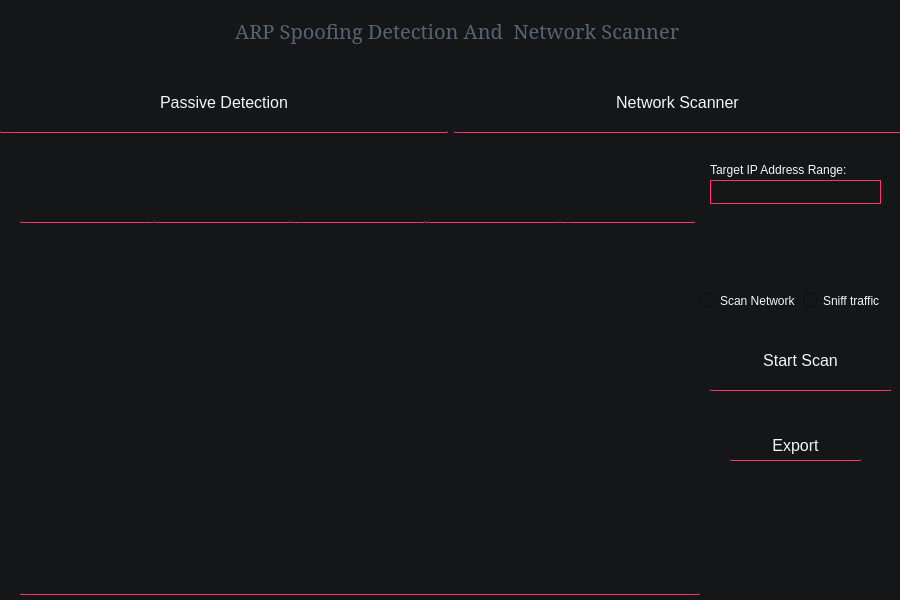
<?xml version="1.0" encoding="UTF-8"?>
<ui version="4.0">
 <class>MainWindow</class>
 <widget class="QMainWindow" name="MainWindow">
  <property name="windowModality">
   <enum>Qt::WindowModal</enum>
  </property>
  <property name="enabled">
   <bool>true</bool>
  </property>
  <property name="geometry">
   <rect>
    <x>0</x>
    <y>0</y>
    <width>900</width>
    <height>600</height>
   </rect>
  </property>
  <property name="sizePolicy">
   <sizepolicy hsizetype="Fixed" vsizetype="Fixed">
    <horstretch>0</horstretch>
    <verstretch>0</verstretch>
   </sizepolicy>
  </property>
  <property name="minimumSize">
   <size>
    <width>900</width>
    <height>600</height>
   </size>
  </property>
  <property name="maximumSize">
   <size>
    <width>900</width>
    <height>600</height>
   </size>
  </property>
  <property name="palette">
   <palette>
    <active>
     <colorrole role="Button">
      <brush brushstyle="SolidPattern">
       <color alpha="255">
        <red>20</red>
        <green>22</green>
        <blue>24</blue>
       </color>
      </brush>
     </colorrole>
     <colorrole role="Base">
      <brush brushstyle="SolidPattern">
       <color alpha="255">
        <red>20</red>
        <green>22</green>
        <blue>24</blue>
       </color>
      </brush>
     </colorrole>
     <colorrole role="Window">
      <brush brushstyle="SolidPattern">
       <color alpha="255">
        <red>20</red>
        <green>22</green>
        <blue>24</blue>
       </color>
      </brush>
     </colorrole>
    </active>
    <inactive>
     <colorrole role="Button">
      <brush brushstyle="SolidPattern">
       <color alpha="255">
        <red>20</red>
        <green>22</green>
        <blue>24</blue>
       </color>
      </brush>
     </colorrole>
     <colorrole role="Base">
      <brush brushstyle="SolidPattern">
       <color alpha="255">
        <red>20</red>
        <green>22</green>
        <blue>24</blue>
       </color>
      </brush>
     </colorrole>
     <colorrole role="Window">
      <brush brushstyle="SolidPattern">
       <color alpha="255">
        <red>20</red>
        <green>22</green>
        <blue>24</blue>
       </color>
      </brush>
     </colorrole>
    </inactive>
    <disabled>
     <colorrole role="Button">
      <brush brushstyle="SolidPattern">
       <color alpha="255">
        <red>20</red>
        <green>22</green>
        <blue>24</blue>
       </color>
      </brush>
     </colorrole>
     <colorrole role="Base">
      <brush brushstyle="SolidPattern">
       <color alpha="255">
        <red>20</red>
        <green>22</green>
        <blue>24</blue>
       </color>
      </brush>
     </colorrole>
     <colorrole role="Window">
      <brush brushstyle="SolidPattern">
       <color alpha="255">
        <red>20</red>
        <green>22</green>
        <blue>24</blue>
       </color>
      </brush>
     </colorrole>
    </disabled>
   </palette>
  </property>
  <property name="cursor">
   <cursorShape>ArrowCursor</cursorShape>
  </property>
  <property name="mouseTracking">
   <bool>false</bool>
  </property>
  <property name="contextMenuPolicy">
   <enum>Qt::NoContextMenu</enum>
  </property>
  <property name="windowTitle">
   <string> ARP Spoofing Detected And Personal Network Scanner</string>
  </property>
  <property name="windowIcon">
   <iconset theme="applications-multimedia">
    <normaloff>../../../Downloads/ARP.png</normaloff>../../../Downloads/ARP.png</iconset>
  </property>
  <property name="windowOpacity">
   <double>0.999900000000000</double>
  </property>
  <property name="accessibleName">
   <string/>
  </property>
  <property name="autoFillBackground">
   <bool>false</bool>
  </property>
  <property name="styleSheet">
   <string notr="true">

QMainWindow {
  background-color: #141618;

}</string>
  </property>
  <property name="windowFilePath">
   <string/>
  </property>
  <property name="toolButtonStyle">
   <enum>Qt::ToolButtonIconOnly</enum>
  </property>
  <property name="animated">
   <bool>false</bool>
  </property>
  <property name="tabShape">
   <enum>QTabWidget::Rounded</enum>
  </property>
  <property name="unifiedTitleAndToolBarOnMac">
   <bool>true</bool>
  </property>
  <widget class="QWidget" name="centralwidget">
   <property name="styleSheet">
    <string notr="true">QWidget {
background-color: #141618;


}</string>
   </property>
   <widget class="QLabel" name="Burger">
    <property name="geometry">
     <rect>
      <x>20</x>
      <y>20</y>
      <width>31</width>
      <height>31</height>
     </rect>
    </property>
    <property name="styleSheet">
     <string notr="true">.QLabel {
background: rgba(0,0,0,0.0);
}
.QLabel:hover {
  background-color: #FC3666;
}</string>
    </property>
    <property name="text">
     <string/>
    </property>
    <property name="pixmap">
     <pixmap>Assets/burger.png</pixmap>
    </property>
    <property name="scaledContents">
     <bool>true</bool>
    </property>
   </widget>
   <widget class="QLabel" name="title">
    <property name="geometry">
     <rect>
      <x>230</x>
      <y>10</y>
      <width>501</width>
      <height>41</height>
     </rect>
    </property>
    <property name="styleSheet">
     <string notr="true">.QLabel#title{
font-family:Constantia;
font-size: 20px;
background: rgba(0,0,0,0.0);
text-align: center;
color:#5A6272;
}</string>
    </property>
    <property name="text">
     <string> ARP Spoofing Detection And  Network Scanner</string>
    </property>
   </widget>
   <widget class="QLabel" name="exit">
    <property name="geometry">
     <rect>
      <x>870</x>
      <y>10</y>
      <width>16</width>
      <height>16</height>
     </rect>
    </property>
    <property name="styleSheet">
     <string notr="true">.QLabel {
background: rgba(0,0,0,0.0);
}
.QLabel:hover {
  background-color: #FC3666;
}</string>
    </property>
    <property name="text">
     <string/>
    </property>
    <property name="pixmap">
     <pixmap>Assets/cross.png</pixmap>
    </property>
    <property name="scaledContents">
     <bool>true</bool>
    </property>
   </widget>
   <widget class="QWidget" name="layoutWidget">
    <property name="geometry">
     <rect>
      <x>0</x>
      <y>70</y>
      <width>901</width>
      <height>66</height>
     </rect>
    </property>
    <layout class="QGridLayout" name="gridLayout">
     <item row="0" column="1">
      <widget class="QPushButton" name="ScanWin">
       <property name="styleSheet">
        <string notr="true"> .QPushButton#ScanWin{

background-color: #141618; 
border-radius: 1px;
border-bottom: 1px solid #FC3666;
 color: #F5F5F5;
 padding: 20px;
 text-align: center;
 text-decoration: none;
 font-size: 16px;

}
QPushButton#ScanWin:hover {
 background-color: #FC3666;
}</string>
       </property>
       <property name="text">
        <string>Network Scanner</string>
       </property>
      </widget>
     </item>
     <item row="0" column="0">
      <widget class="QPushButton" name="PassiveWin">
       <property name="enabled">
        <bool>true</bool>
       </property>
       <property name="font">
        <font>
         <pointsize>-1</pointsize>
         <bold>false</bold>
         <underline>false</underline>
         <strikeout>false</strikeout>
        </font>
       </property>
       <property name="styleSheet">
        <string notr="true"> .QPushButton#PassiveWin{
background-color: #141618; 
border-radius: 1px;
border-bottom: 1px solid #FC3666;
 color: #F5F5F5;
 padding: 20px;
 text-align: center;
 text-decoration: none;
 font-size: 16px;
}
QPushButton#PassiveWin:hover {
 background-color: #FC3666;
}</string>
       </property>
       <property name="text">
        <string>Passive Detection</string>
       </property>
       <property name="autoDefault">
        <bool>false</bool>
       </property>
      </widget>
     </item>
    </layout>
    <zorder>PassiveWin</zorder>
    <zorder>ScanWin</zorder>
   </widget>
   <widget class="QStackedWidget" name="stackedWidget">
    <property name="enabled">
     <bool>true</bool>
    </property>
    <property name="geometry">
     <rect>
      <x>10</x>
      <y>140</y>
      <width>881</width>
      <height>461</height>
     </rect>
    </property>
    <property name="currentIndex">
     <number>1</number>
    </property>
    <widget class="QWidget" name="PassiveD">
     <widget class="QPushButton" name="Start_Passive">
      <property name="enabled">
       <bool>true</bool>
      </property>
      <property name="geometry">
       <rect>
        <x>330</x>
        <y>190</y>
        <width>221</width>
        <height>80</height>
       </rect>
      </property>
      <property name="styleSheet">
       <string notr="true"> .QPushButton#Start_Passive{

background-color: #141618; 
border-radius: 1px;
border-bottom: 2px solid #FC3666;
 color: #F5F5F5;
 padding: 20px;
 text-align: center;
 text-decoration: none;
 font-size: 16px;
}
QPushButton#Start_Passive:hover {
 background-color: #FC3666;
}</string>
      </property>
      <property name="text">
       <string>Start Passive Detection</string>
      </property>
     </widget>
     <widget class="QLabel" name="Start_labelP">
      <property name="geometry">
       <rect>
        <x>310</x>
        <y>40</y>
        <width>251</width>
        <height>61</height>
       </rect>
      </property>
      <property name="styleSheet">
       <string notr="true">QLabel#Start_labelP{
 color: #F5F5F5;
 padding: 20px;
 text-align: center;
 text-decoration: none;
 font-size: 16px;
}</string>
      </property>
      <property name="text">
       <string/>
      </property>
     </widget>
     <widget class="QLabel" name="OutPut_labelP">
      <property name="geometry">
       <rect>
        <x>260</x>
        <y>100</y>
        <width>361</width>
        <height>91</height>
       </rect>
      </property>
      <property name="styleSheet">
       <string notr="true">.QLabel#OutPut_labelP{
border-radius: 1px;
 color: rgb(255, 0, 0);
 padding: 20px;
 font-size: 16px;
}
</string>
      </property>
      <property name="text">
       <string/>
      </property>
     </widget>
     <widget class="QSpinBox" name="maxMacChangesSpinBox">
      <property name="geometry">
       <rect>
        <x>410</x>
        <y>360</y>
        <width>51</width>
        <height>25</height>
       </rect>
      </property>
      <property name="styleSheet">
       <string notr="true"> .QSpinBox#maxMacChangesSpinBox{
border: 0.5px solid #FC3666;
 color: #F5F5F5;
}</string>
      </property>
      <property name="frame">
       <bool>true</bool>
      </property>
      <property name="value">
       <number>4</number>
      </property>
     </widget>
     <widget class="QDoubleSpinBox" name="timeWindowSpinBox">
      <property name="geometry">
       <rect>
        <x>410</x>
        <y>300</y>
        <width>51</width>
        <height>25</height>
       </rect>
      </property>
      <property name="layoutDirection">
       <enum>Qt::LeftToRight</enum>
      </property>
      <property name="autoFillBackground">
       <bool>false</bool>
      </property>
      <property name="styleSheet">
       <string notr="true"> .QDoubleSpinBox#timeWindowSpinBox{
border: 0.5px solid #FC3666;
color: #F5F5F5;
}</string>
      </property>
      <property name="wrapping">
       <bool>false</bool>
      </property>
      <property name="frame">
       <bool>true</bool>
      </property>
      <property name="readOnly">
       <bool>false</bool>
      </property>
      <property name="accelerated">
       <bool>false</bool>
      </property>
      <property name="value">
       <double>60.000000000000000</double>
      </property>
     </widget>
     <widget class="QLabel" name="MaxMacLabel">
      <property name="geometry">
       <rect>
        <x>370</x>
        <y>340</y>
        <width>111</width>
        <height>16</height>
       </rect>
      </property>
      <property name="styleSheet">
       <string notr="true">.QLabel#MaxMacLabel{
border-radius: 1px;
 color: #F5F5F5; 
}
</string>
      </property>
      <property name="text">
       <string>Max Mac Changes :</string>
      </property>
     </widget>
     <widget class="QLabel" name="TimeWindowLabel">
      <property name="geometry">
       <rect>
        <x>390</x>
        <y>280</y>
        <width>101</width>
        <height>16</height>
       </rect>
      </property>
      <property name="styleSheet">
       <string notr="true">.QLabel#TimeWindowLabel{
border-radius: 1px;
 color: #F5F5F5; 
}
</string>
      </property>
      <property name="text">
       <string>Time Window :</string>
      </property>
     </widget>
    </widget>
    <widget class="QWidget" name="Newtwork_Scanner">
     <widget class="QPushButton" name="Scan_Button">
      <property name="geometry">
       <rect>
        <x>700</x>
        <y>190</y>
        <width>181</width>
        <height>61</height>
       </rect>
      </property>
      <property name="styleSheet">
       <string notr="true">  .QPushButton#Scan_Button{

background-color: #141618; 
border-radius: 1px;
border-bottom: 1px solid #FC3666;
 color: #F5F5F5;
 padding: 20px;
 text-align: center;
 text-decoration: none;
 font-size: 16px;
}
QPushButton#Scan_Button:hover {
 background-color: #FC3666;
}</string>
      </property>
      <property name="text">
       <string>Start Scan</string>
      </property>
     </widget>
     <widget class="QTableWidget" name="tableWidget">
      <property name="enabled">
       <bool>true</bool>
      </property>
      <property name="geometry">
       <rect>
        <x>10</x>
        <y>30</y>
        <width>680</width>
        <height>425</height>
       </rect>
      </property>
      <property name="sizePolicy">
       <sizepolicy hsizetype="Fixed" vsizetype="Fixed">
        <horstretch>0</horstretch>
        <verstretch>0</verstretch>
       </sizepolicy>
      </property>
      <property name="minimumSize">
       <size>
        <width>680</width>
        <height>425</height>
       </size>
      </property>
      <property name="maximumSize">
       <size>
        <width>680</width>
        <height>425</height>
       </size>
      </property>
      <property name="styleSheet">
       <string notr="true"> .QTableWidget{

background-color: #141618; 
border-radius: 1px;
border-bottom: 1px solid #FC3666;
 color: #F5F5F5;

}
QTableWidget::item:selected {
        background-color: #c3daf9;
    }

    QHeaderView::section {
     background-color: #141618; 
     border: none;
     border-right: 1px #FC3666;
     border-bottom: 1px solid #FC3666;
     border-radius: 1px;
	color: #F5F5F5;
 	padding: 6px;
 	font-size: 13px;
    }

 
    QHeaderView::section:last {
        border-right: none;
    }

    QHeaderView::section:horizontal {
        height: 40px;
    }





    QTableWidget::item {
        padding: 6px;
		border-bottom: 1px solid #FC3666;
 		font-size: 6px;
    }

   </string>
      </property>
      <property name="frameShape">
       <enum>QFrame::Box</enum>
      </property>
      <property name="sizeAdjustPolicy">
       <enum>QAbstractScrollArea::AdjustToContentsOnFirstShow</enum>
      </property>
      <property name="autoScrollMargin">
       <number>10</number>
      </property>
      <property name="editTriggers">
       <set>QAbstractItemView::NoEditTriggers</set>
      </property>
      <property name="tabKeyNavigation">
       <bool>false</bool>
      </property>
      <property name="showDropIndicator" stdset="0">
       <bool>false</bool>
      </property>
      <property name="dragDropOverwriteMode">
       <bool>false</bool>
      </property>
      <property name="verticalScrollMode">
       <enum>QAbstractItemView::ScrollPerPixel</enum>
      </property>
      <property name="horizontalScrollMode">
       <enum>QAbstractItemView::ScrollPerPixel</enum>
      </property>
      <property name="sortingEnabled">
       <bool>false</bool>
      </property>
      <property name="wordWrap">
       <bool>true</bool>
      </property>
      <property name="cornerButtonEnabled">
       <bool>true</bool>
      </property>
      <attribute name="horizontalHeaderVisible">
       <bool>true</bool>
      </attribute>
      <attribute name="horizontalHeaderCascadingSectionResizes">
       <bool>true</bool>
      </attribute>
      <attribute name="horizontalHeaderMinimumSectionSize">
       <number>135</number>
      </attribute>
      <attribute name="horizontalHeaderDefaultSectionSize">
       <number>135</number>
      </attribute>
      <attribute name="horizontalHeaderHighlightSections">
       <bool>false</bool>
      </attribute>
      <attribute name="horizontalHeaderShowSortIndicator" stdset="0">
       <bool>false</bool>
      </attribute>
      <attribute name="horizontalHeaderStretchLastSection">
       <bool>false</bool>
      </attribute>
      <attribute name="verticalHeaderVisible">
       <bool>false</bool>
      </attribute>
      <attribute name="verticalHeaderCascadingSectionResizes">
       <bool>false</bool>
      </attribute>
      <attribute name="verticalHeaderMinimumSectionSize">
       <number>30</number>
      </attribute>
      <attribute name="verticalHeaderDefaultSectionSize">
       <number>30</number>
      </attribute>
      <attribute name="verticalHeaderHighlightSections">
       <bool>false</bool>
      </attribute>
      <column>
       <property name="text">
        <string/>
       </property>
      </column>
      <column>
       <property name="text">
        <string/>
       </property>
      </column>
      <column>
       <property name="text">
        <string/>
       </property>
      </column>
      <column>
       <property name="text">
        <string/>
       </property>
       <property name="icon">
        <iconset theme="audio-card">
         <normaloff>.</normaloff>.</iconset>
       </property>
      </column>
      <column>
       <property name="text">
        <string/>
       </property>
      </column>
     </widget>
     <widget class="QLineEdit" name="Target_Network">
      <property name="geometry">
       <rect>
        <x>700</x>
        <y>40</y>
        <width>171</width>
        <height>24</height>
       </rect>
      </property>
      <property name="toolTip">
       <string>&lt;html&gt;&lt;head/&gt;&lt;body&gt;&lt;p&gt;&amp;quot;Enter the target network in CIDR notation (e.g., 192.168.1.0/24). If left blank, the default value 192.168.1.1/24 will be used.&amp;quot;&lt;/p&gt;&lt;/body&gt;&lt;/html&gt;</string>
      </property>
      <property name="styleSheet">
       <string notr="true"> .QLineEdit#Target_Network{


border-radius: 1px;
border: 1px solid #FC3666;
 color: #F5F5F5;



 font-size: 12px;
}
</string>
      </property>
      <property name="text">
       <string>192.168.1.1/24</string>
      </property>
     </widget>
     <widget class="QPushButton" name="export_button">
      <property name="geometry">
       <rect>
        <x>720</x>
        <y>290</y>
        <width>131</width>
        <height>31</height>
       </rect>
      </property>
      <property name="styleSheet">
       <string notr="true">  .QPushButton#export_button{

background-color: #141618; 
border-radius: 1px;
border-bottom: 1px solid #FC3666;
 color: #F5F5F5;
 text-align: center;
 text-decoration: none;
 font-size: 16px;
}
QPushButton#export_button:hover {
 background-color: #FC3666;
}</string>
      </property>
      <property name="text">
       <string>Export</string>
      </property>
     </widget>
     <widget class="QWidget" name="horizontalLayoutWidget">
      <property name="geometry">
       <rect>
        <x>690</x>
        <y>140</y>
        <width>191</width>
        <height>41</height>
       </rect>
      </property>
      <layout class="QHBoxLayout" name="horizontalLayout">
       <item>
        <widget class="QRadioButton" name="scan_radio">
         <property name="enabled">
          <bool>true</bool>
         </property>
         <property name="styleSheet">
          <string notr="true"> .QRadioButton#scan_radio{
border-radius: 1px;
 color: #F5F5F5;
 font-size: 12px;
}</string>
         </property>
         <property name="text">
          <string>Scan Network</string>
         </property>
         <property name="checkable">
          <bool>true</bool>
         </property>
         <property name="checked">
          <bool>false</bool>
         </property>
         <property name="autoExclusive">
          <bool>true</bool>
         </property>
        </widget>
       </item>
       <item>
        <widget class="QRadioButton" name="sniff_radio">
         <property name="enabled">
          <bool>true</bool>
         </property>
         <property name="styleSheet">
          <string notr="true"> .QRadioButton#sniff_radio{
border-radius: 1px;
 color: #F5F5F5;
 font-size: 12px;
}</string>
         </property>
         <property name="text">
          <string>Sniff traffic</string>
         </property>
         <property name="checkable">
          <bool>true</bool>
         </property>
         <property name="checked">
          <bool>false</bool>
         </property>
        </widget>
       </item>
      </layout>
     </widget>
     <widget class="QLineEdit" name="Filter_Edit">
      <property name="geometry">
       <rect>
        <x>700</x>
        <y>40</y>
        <width>171</width>
        <height>24</height>
       </rect>
      </property>
      <property name="styleSheet">
       <string notr="true"> .QLineEdit#Filter_Edit{
border-radius: 1px;
border: 1px solid #FC3666;
color: #F5F5F5;
font-size: 12px;
}
</string>
      </property>
      <property name="frame">
       <bool>true</bool>
      </property>
     </widget>
     <widget class="QPushButton" name="Sniffer_Button">
      <property name="geometry">
       <rect>
        <x>701</x>
        <y>190</y>
        <width>181</width>
        <height>61</height>
       </rect>
      </property>
      <property name="styleSheet">
       <string notr="true">  .QPushButton#Sniffer_Button{

background-color: #141618; 
border-radius: 1px;
border-bottom: 1px solid #FC3666;
 color: #F5F5F5;
 padding: 20px;
 text-align: center;
 text-decoration: none;
 font-size: 16px;
}
QPushButton#Sniffer_Button:hover {
 background-color: #FC3666;
}</string>
      </property>
      <property name="text">
       <string>Start Sniffer</string>
      </property>
     </widget>
     <widget class="QLabel" name="Filter_label">
      <property name="geometry">
       <rect>
        <x>700</x>
        <y>20</y>
        <width>49</width>
        <height>16</height>
       </rect>
      </property>
      <property name="styleSheet">
       <string notr="true"> .QLabel#Filter_label{
border-radius: 1px;
 color: #F5F5F5;
 font-size: 12px;
}
</string>
      </property>
      <property name="text">
       <string>Filter:</string>
      </property>
     </widget>
     <widget class="QLabel" name="Target_label">
      <property name="geometry">
       <rect>
        <x>700</x>
        <y>20</y>
        <width>141</width>
        <height>20</height>
       </rect>
      </property>
      <property name="styleSheet">
       <string notr="true"> .QLabel#Target_label{
border-radius: 1px;
 color: #F5F5F5;
 font-size: 12px;
}
</string>
      </property>
      <property name="text">
       <string>Target IP Address Range:</string>
      </property>
     </widget>
     <zorder>tableWidget</zorder>
     <zorder>Target_Network</zorder>
     <zorder>export_button</zorder>
     <zorder>horizontalLayoutWidget</zorder>
     <zorder>Filter_Edit</zorder>
     <zorder>Sniffer_Button</zorder>
     <zorder>Scan_Button</zorder>
     <zorder>Filter_label</zorder>
     <zorder>Target_label</zorder>
    </widget>
   </widget>
   <widget class="QLabel" name="minim">
    <property name="geometry">
     <rect>
      <x>840</x>
      <y>10</y>
      <width>16</width>
      <height>16</height>
     </rect>
    </property>
    <property name="styleSheet">
     <string notr="true">.QLabel {
background: rgba(0,0,0,0.0);
}
.QLabel:hover {
  background-color: #FC3666;
}</string>
    </property>
    <property name="text">
     <string/>
    </property>
    <property name="pixmap">
     <pixmap>Assets/minimize-sign.png</pixmap>
    </property>
    <property name="scaledContents">
     <bool>true</bool>
    </property>
   </widget>
   <zorder>stackedWidget</zorder>
   <zorder>title</zorder>
   <zorder>Burger</zorder>
   <zorder>exit</zorder>
   <zorder>layoutWidget</zorder>
   <zorder>minim</zorder>
  </widget>
 </widget>
 <tabstops>
  <tabstop>ScanWin</tabstop>
  <tabstop>PassiveWin</tabstop>
 </tabstops>
 <resources/>
 <connections/>
</ui>
